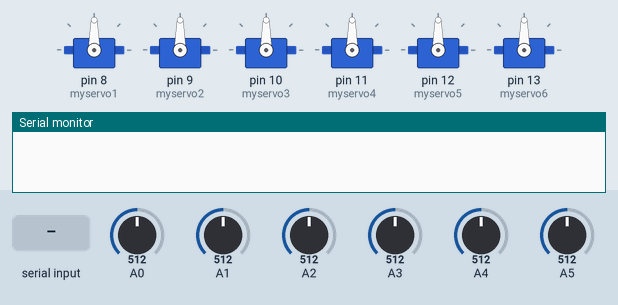
This sketch was run on a simulated Arduino Uno, built with avr-gcc and run on an emulated ATmega328P. Parts: 6 × servo, the last lines printed to the serial monitor. The inputs (shaded band) are chosen by the test bench; at power-on: A0 = 512, A1 = 512, A2 = 512, A3 = 512, A4 = 512, A5 = 512.

Above: at 1.2 s.
1.3 s: "90,45,200\n" received over Serial
At 2.2 s:
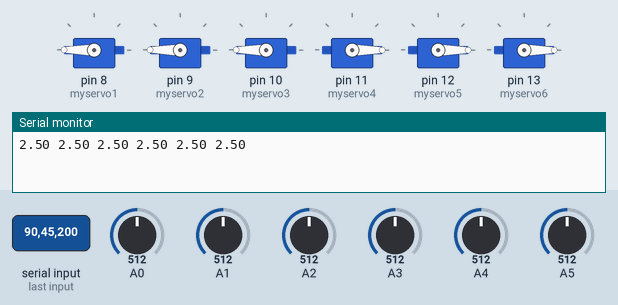
2.8 s: "90,45\n" received over Serial
At 3.3 s:
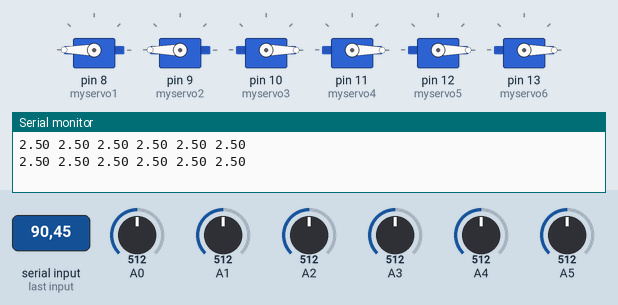
4.3 s: "90,45,200,10\n" received over Serial
At 5.5 s:
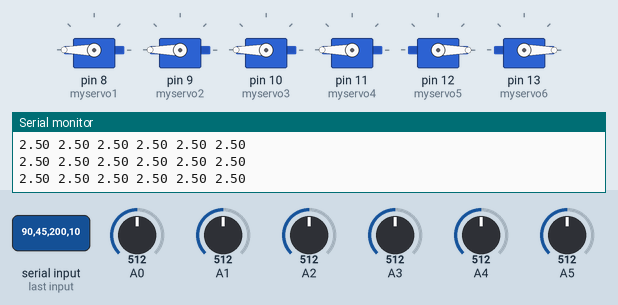
5.8 s: "90,45,200,10,150,30\n" received over Serial
At 6.3 s:
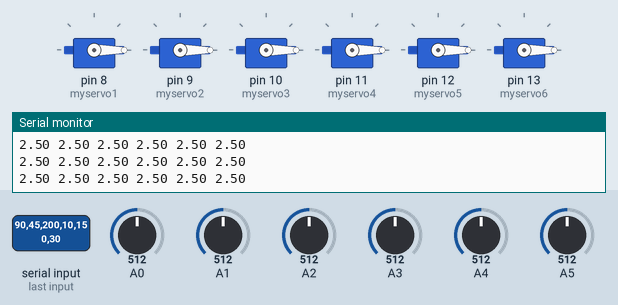
7.3 s: "5\n" received over Serial
At 7.9 s:
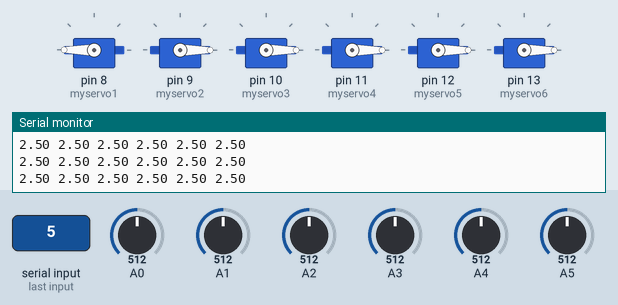
8.8 s: "1,90\n" received over Serial
At 10.2 s:
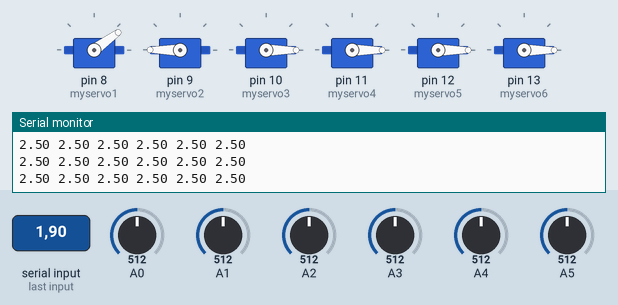
Timing chart, 0 to 11.3 s (numbered marks = the images above; inputs shaded):
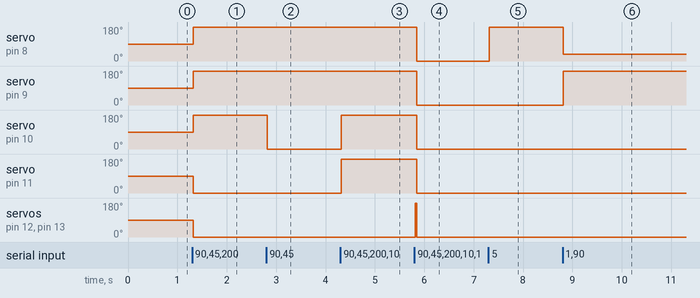

The sketch:

DaqDuino_Arduino_servo_MIMO.ino
```cpp
// DAQ_Duino for Matlab (Arduino side code)
// Author: Me.Bruno Gomes Dutra (brunodutra@ufpa.br)

// Descrição: Código para transformar o arduino em um dispositivo Daq, para realizar a aquisição de dados,
// acionar atuadores por meio das portas PWM e realizar leitura de dados por meio nas portas analógicas

float u1=0,u2=0,u3=0,u4=0,u5=0,u6=0; // sinais de entrada
float y1=0,y2=0,y3=0,y4=0,y5=0,y6=0; // sinais de entrada
#include <Servo.h>

Servo myservo1;  // cria um objeto para controle do servo1
Servo myservo2;  // cria um objeto para controle do servo2
Servo myservo3;  // cria um objeto para controle do servo3
Servo myservo4;  // cria um objeto para controle do servo4
Servo myservo5;  // cria um objeto para controle do servo5
Servo myservo6;  // cria um objeto para controle do servo6


void setup() {
  myservo1.attach(8);  // atribui o pino 8 para controle do servo
  myservo2.attach(9);  // atribui o pino 9 para controle do servo
  myservo3.attach(10);  // atribui o pino 10 para controle do servo
  myservo4.attach(11);  // atribui o pino 11 para controle do servo
  myservo5.attach(12);  // atribui o pino 12 para controle do servo
  myservo6.attach(13);  // atribui o pino 13 para controle do servo

  Serial.begin(9600); // Velocidade da porta Serial
  Serial.setTimeout(3); // tempo de espera máximo para resposta Serial
}

void loop() {
  if (Serial.available() > 0) {
////////////////////Entrada///////////////////
    u1 = Serial.parseFloat(); // recebe o valor numérico Float pela porta Serial
    u2 = Serial.parseFloat(); // recebe o valor numérico Float pela porta Serial
    u3 = Serial.parseFloat(); // recebe o valor numérico Float pela porta Serial
    u4 = Serial.parseFloat(); // recebe o valor numérico Float pela porta Serial
    u5 = Serial.parseFloat(); // recebe o valor numérico Float pela porta Serial
    u6 = Serial.parseFloat(); // recebe o valor numérico Float pela porta Serial

        if (u1<0) {u1=0;} // saturação inferior do sinal de controle
        if (u1>5) {u1=5;} // saturação superior do sinal de controle
        if (u2<0) {u2=0;} // saturação inferior do sinal de controle
        if (u2>5) {u2=5;} // saturação superior do sinal de controle
        if (u3<0) {u3=0;} // saturação inferior do sinal de controle
        if (u3>5) {u3=5;} // saturação superior do sinal de controle
        if (u4<0) {u4=0;} // saturação inferior do sinal de controle
        if (u4>5) {u4=5;} // saturação superior do sinal de controle
        if (u5<0) {u5=0;} // saturação inferior do sinal de controle
        if (u5>5) {u5=5;} // saturação superior do sinal de controle
        if (u6<0) {u6=0;} // saturação inferior do sinal de controle
        if (u6>5) {u6=5;} // saturação superior do sinal de controle

    u1 = u1*(180/5.0);   // converte o valo dentro da escala de tensão [0,5] para posição angular [0,180]
    u2 = u2*(180/5.0);   // converte o valo dentro da escala de tensão [0,5] para posição angular [0,180]
    u3 = u3*(180/5.0);   // converte o valo dentro da escala de tensão [0,5] para posição angular [0,180]
    u4 = u4*(180/5.0);   // converte o valo dentro da escala de tensão [0,5] para posição angular [0,180]
    u5 = u5*(180/5.0);   // converte o valo dentro da escala de tensão [0,5] para posição angular [0,180]
    u6 = u6*(180/5.0);   // converte o valo dentro da escala de tensão [0,5] para posição angular [0,180]

    myservo1.write(u1); // manda a refeferência posição angular para o controle onterno do servomotor
    myservo2.write(u2); // manda a refeferência posição angular para o controle onterno do servomotor
    myservo3.write(u3); // manda a refeferência posição angular para o controle onterno do servomotor
    myservo4.write(u4); // manda a refeferência posição angular para o controle onterno do servomotor
    myservo5.write(u5); // manda a refeferência posição angular para o controle onterno do servomotor
    myservo6.write(u6); // manda a refeferência posição angular para o controle onterno do servomotor

 ////////////////////Saída///////////////////
    y1 = analogRead(A0)*(5/1023.0); // faz a leitura do pino A0 na escala de 0 a 5 volts
    y2 = analogRead(A1)*(5/1023.0); // faz a leitura do pino A0 na escala de 0 a 5 volts
    y3 = analogRead(A2)*(5/1023.0); // faz a leitura do pino A0 na escala de 0 a 5 volts
    y4 = analogRead(A3)*(5/1023.0); // faz a leitura do pino A0 na escala de 0 a 5 volts
    y5 = analogRead(A4)*(5/1023.0); // faz a leitura do pino A0 na escala de 0 a 5 volts
    y6 = analogRead(A5)*(5/1023.0); // faz a leitura do pino A0 na escala de 0 a 5 volts

   Serial.print(y1);// Envia o valor de posição angular do servo para a porta Serial
       Serial.print(" ");
    Serial.print(y2);
       Serial.print(" ");
    Serial.print(y3);
       Serial.print(" ");
    Serial.print(y4);
       Serial.print(" ");
    Serial.print(y5);
       Serial.print(" ");
    Serial.println(y6);
  }
}
```

Measured:
- after the input at 1.3 s, servo on pin 8 (myservo1), servo on pin 9 (myservo2), servo on pin 10 (myservo3): 90° → 180° at once; servo on pin 11 (myservo4), servo on pin 12 (myservo5), servo on pin 13 (myservo6): 90° → 0° at once
- after the input at 2.8 s, servo on pin 10 (myservo3): 180° → 0° at once
- after the input at 4.3 s, servo on pin 10 (myservo3), servo on pin 11 (myservo4): 0° → 180° at once
- after the input at 5.8 s, servo on pin 8 (myservo1), servo on pin 9 (myservo2), servo on pin 10 (myservo3), servo on pin 11 (myservo4): 180° → 0° at once; servo on pin 12 (myservo5), servo on pin 13 (myservo6): 0° → 180° at once, → 0° 0.02 s later
- after the input at 7.3 s, servo on pin 8 (myservo1): 0° → 180° at once
- after the input at 8.8 s, servo on pin 8 (myservo1): 180° → 36° at once; servo on pin 9 (myservo2): 0° → 180° at once
